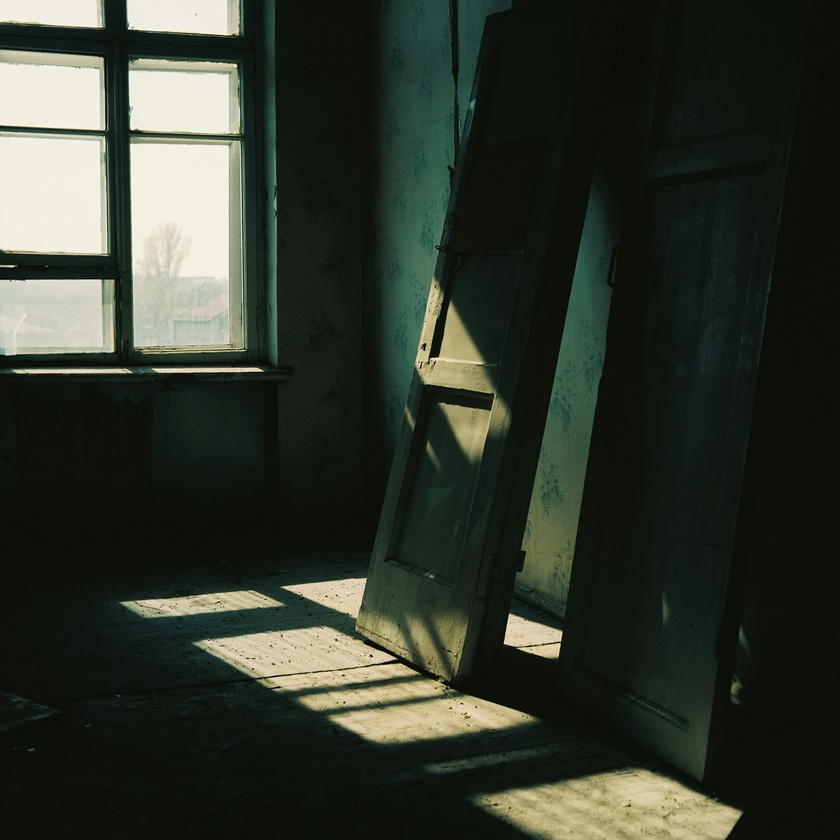
#> input picture images/img7.1.jpg, 840 x 840 px, shrunk from 1920 x 1920 before the run
$ python histogram_grayscale_plt.py
#> lines starting #> are read from the running program, lines starting #| are printed output that depends on the picture
import cv2
import numpy as np
import matplotlib.pyplot as plt


def main():
    img = cv2.imread("../images/img7.1.jpg")
#> img is the input picture: shape (840, 840, 3); mean B, G, R 44.8, 55.6, 49.3

    gray = cv2.cvtColor(img, cv2.COLOR_BGR2GRAY)
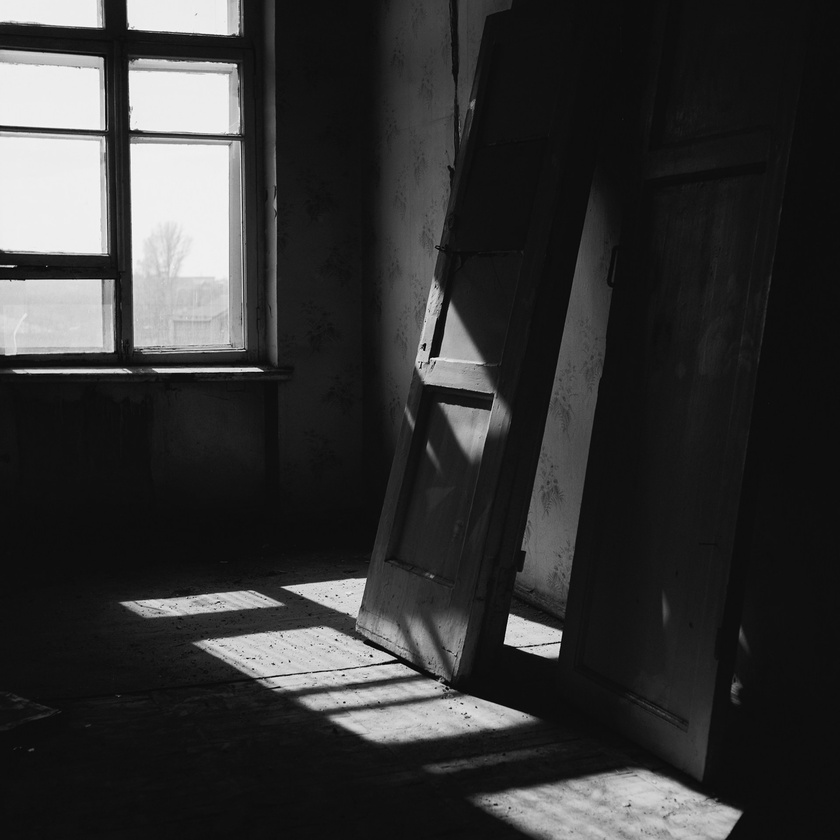
#> gray: shape (840, 840); min 0, max 252, mean 52.5

    # Chạy hàm cân bằng của bạn
    result = equalize_hist(gray)

    # --- Phần 1: Hiển thị Ảnh ---
    plt.figure(figsize=(20, 10))

    plt.subplot(121), plt.imshow(gray, cmap='gray')
    plt.title('Ảnh Gốc (Grayscale)', fontsize=16)
    plt.xticks([]), plt.yticks([])

    plt.subplot(122), plt.imshow(result, cmap='gray')
    plt.title('Ảnh Kết Quả (Sau Cân Bằng)', fontsize=16)
    plt.xticks([]), plt.yticks([])

    # --- Phần 2: Hiển thị Histogram ---
    plt.figure(figsize=(12, 8))  # Tạo một cửa sổ hình vẽ mới

    # Vẽ histogram cho ảnh xám gốc (màu xanh)
    plt.hist(gray.ravel(), bins=256, range=[0, 256], color='blue', alpha=0.6, label='Histogram ảnh đầu vào')

    # Vẽ histogram cho ảnh kết quả (màu đỏ)
    plt.hist(result.ravel(), bins=256, range=[0, 256], color='red', alpha=0.6, label='Histogram ảnh đầu ra')

    plt.title('So sánh histogram trước và sau cân bằng', fontsize=16)
    plt.xlabel('Mức xám', fontsize=12)
    plt.ylabel('Số lượng điểm ảnh', fontsize=12)
    plt.legend()
    plt.xlim([0, 256])
    plt.grid(axis='y', linestyle='--', alpha=0.7)
    plt.savefig("histogram_compare.jpg")
    plt.show()

    psnr = cv2.PSNR(gray, result)

    print(f"Giá trị PSNR giữa ảnh gốc và ảnh kết quả là: {psnr:.2f} dB")


def equalize_hist(img):
    height, width = img.shape
#> height = 840; width = 840
    total_pixels = height * width
#> total_pixels = 705600

    # Tính histogram
    hist = [0] * 256
    for i in range(height):
        for j in range(width):
            value = img[i, j]
            hist[value] += 1
#> after the loop, hist = 256 values, max 90509 at index 14, min 0 at index 253, mean 2756.2

    # Tính PDF và CDF
    pdf = [val / total_pixels for val in hist]
#> pdf = 256 values, max 0.128 at index 14, min 0 at index 253, mean 0.00391
    cdf = [0] * 256
    cdf[0] = pdf[0]
    for i in range(1, 256):
        cdf[i] = cdf[i - 1] + pdf[i]
#> after the loop, cdf = 256 values from 1.42e-06 to 1

    # Tạo bảng tra cứu (Look-Up Table - LUT)
    l = 256
    trans = [0] * l
    for i in range(l):
        trans[i] = int(round((l - 1) * cdf[i]))
#> after the loop, trans = 256 values from 0 to 255

    # Ánh xạ ảnh mới
    equalized_img = np.copy(img)
    for i in range(height):
        for j in range(width):
            equalized_img[i, j] = trans[img[i, j]]
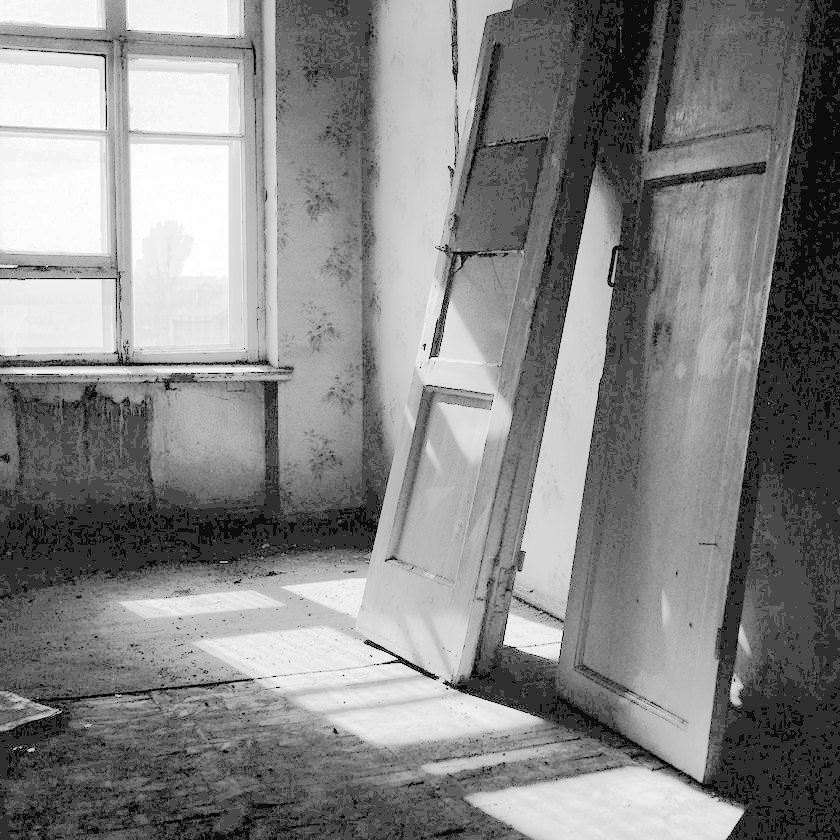
#> equalized_img: shape (840, 840); min 0, max 255, mean 133.8

    return equalized_img


if __name__ == "__main__":
    main()
#> in main, `plt.savefig("histogram_compare.jpg")`:
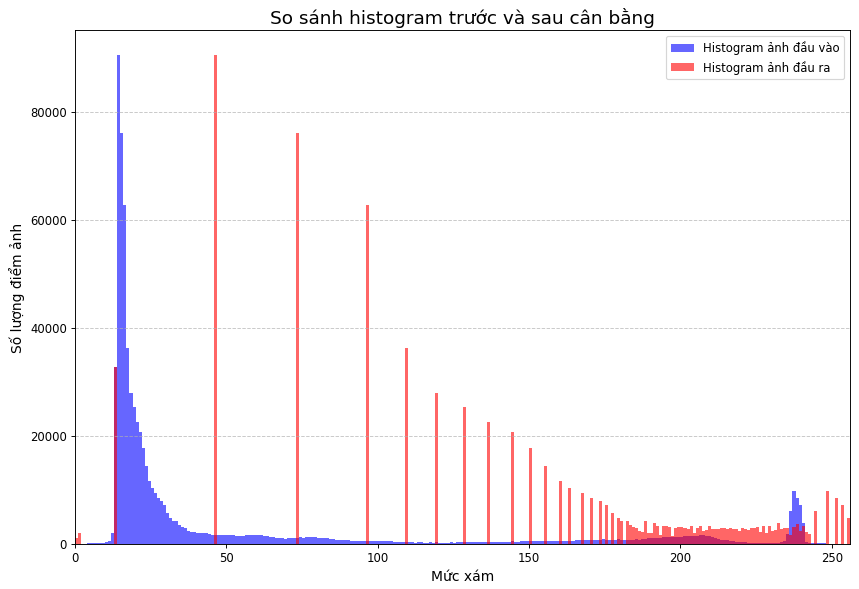
#> figure drawn by matplotlib, 1 panel; tallest bar 90509 high, from x = 14 to 15; tallest bar 90509 high, from x = 46 to 47
#> in main, `plt.show()`:
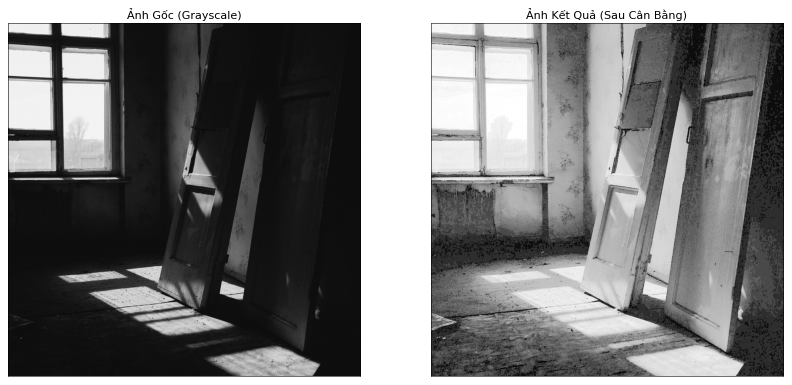
#> figure drawn by matplotlib, 2 panels
#> in main, `psnr = cv2.PSNR(gray, result)`: psnr = 8.67
#| Giá trị PSNR giữa ảnh gốc và ảnh kết quả là: 8.67 dB

$ run again, with images/img4.1.jpg copied over images/img7.1.jpg
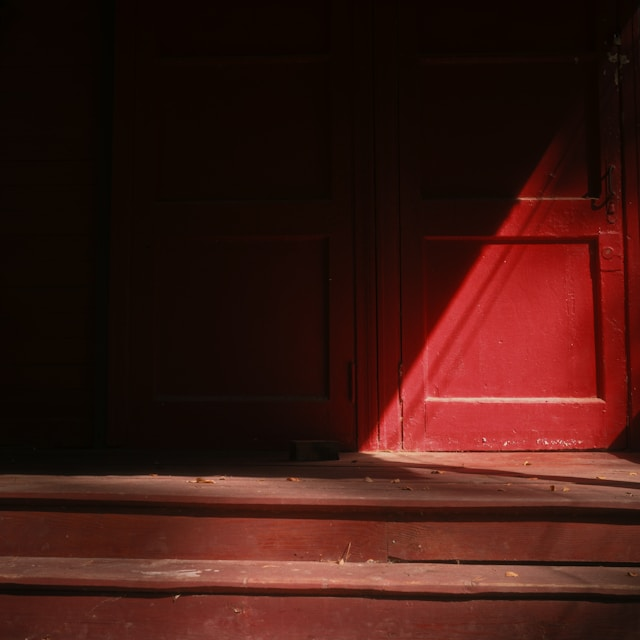
#> input picture images/img4.1.jpg, 640 x 640 px
#> in main, img is the input picture: shape (640, 640, 3); mean B, G, R 17.8, 24, 61.4
#> in main, `gray = cv2.cvtColor(img, cv2.COLOR_BGR2GRAY)`:
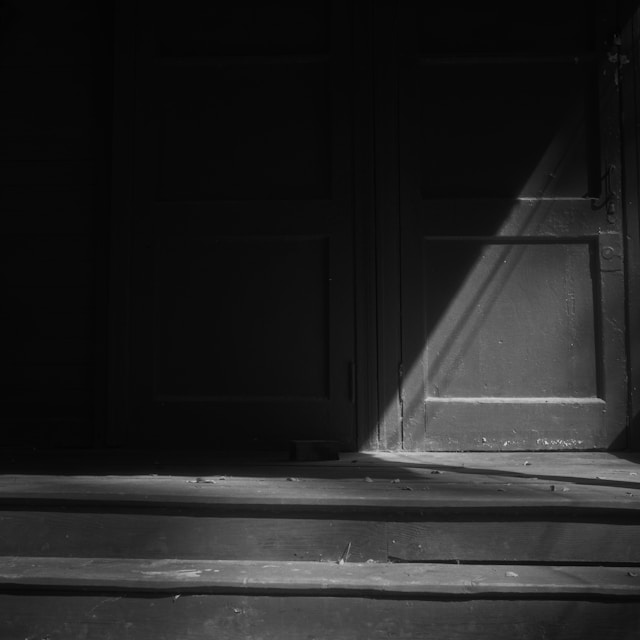
#> gray: shape (640, 640); min 1, max 210, mean 34.4
#> after the loop in equalize_hist, `for i in range(height):`: hist = 256 values, max 43285 at index 8, min 0 at index 0, mean 1600
#> pdf = 256 values, max 0.106 at index 8, min 0 at index 0, mean 0.00391
#> after the loop in equalize_hist, `for i in range(1, 256):`: cdf = 256 values from 0 to 1
#> after the loop in equalize_hist, `for i in range(l):`: trans = 256 values from 0 to 255
#> in main, `plt.show()`:
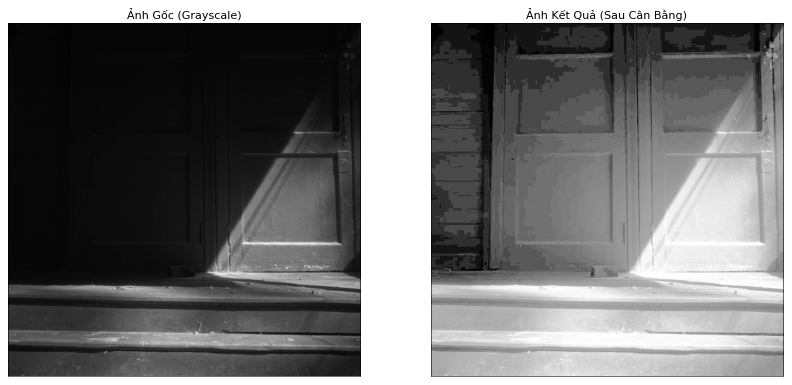
#> figure drawn by matplotlib, 2 panels
#> psnr = 7.6
#| Giá trị PSNR giữa ảnh gốc và ảnh kết quả là: 7.60 dB

$ run again, with images/img4.2.jpg copied over images/img7.1.jpg
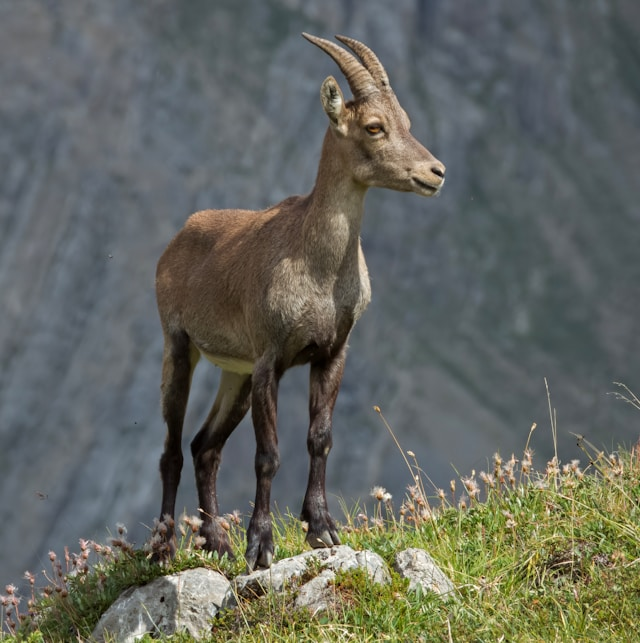
#> input picture images/img4.2.jpg, 640 x 643 px
#> in main, img is the input picture: shape (643, 640, 3); mean B, G, R 95.4, 102.7, 99.8
#> after the loop in equalize_hist, `for i in range(height):`: hist = 256 values, max 9543 at index 107, min 0 at index 0, mean 1607.5
#> pdf = 256 values, max 0.0232 at index 107, min 0 at index 0, mean 0.00391
#> after the loop in equalize_hist, `for i in range(1, 256):`: cdf = 256 values from 0 to 1
#> after the loop in equalize_hist, `for i in range(l):`: trans = 256 values from 0 to 255
#> after the loop in equalize_hist, `for i in range(height):`:
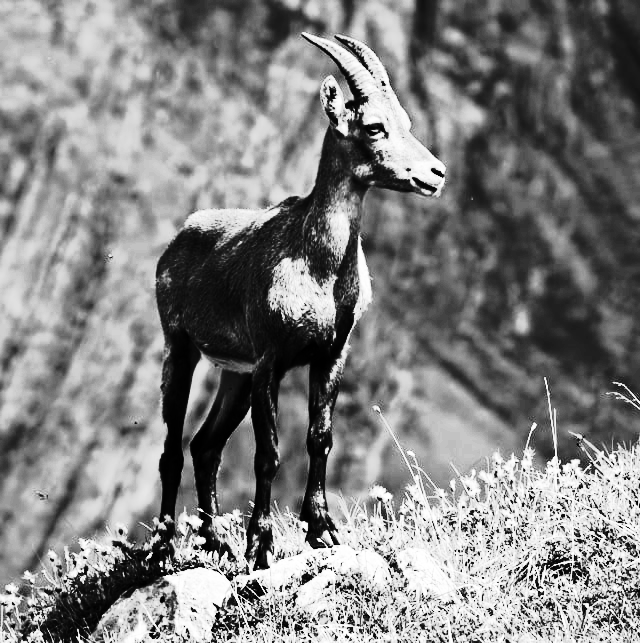
#> equalized_img: shape (643, 640); min 0, max 255, mean 129.4
#> in main, `plt.show()`:
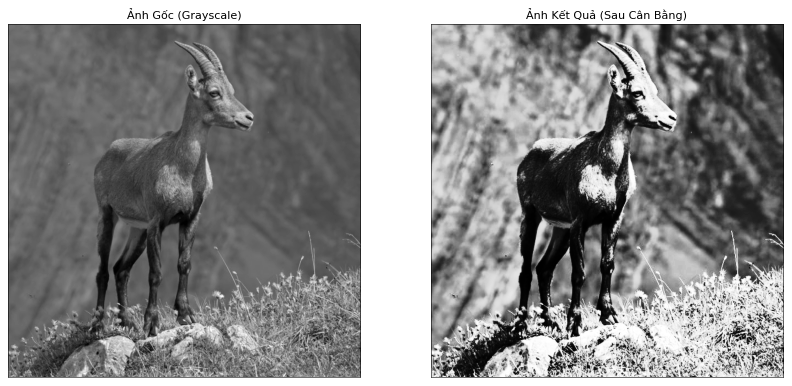
#> figure drawn by matplotlib, 2 panels
#> psnr = 13.08
#| Giá trị PSNR giữa ảnh gốc và ảnh kết quả là: 13.08 dB

$ run again, with images/img5.1.jpg copied over images/img7.1.jpg
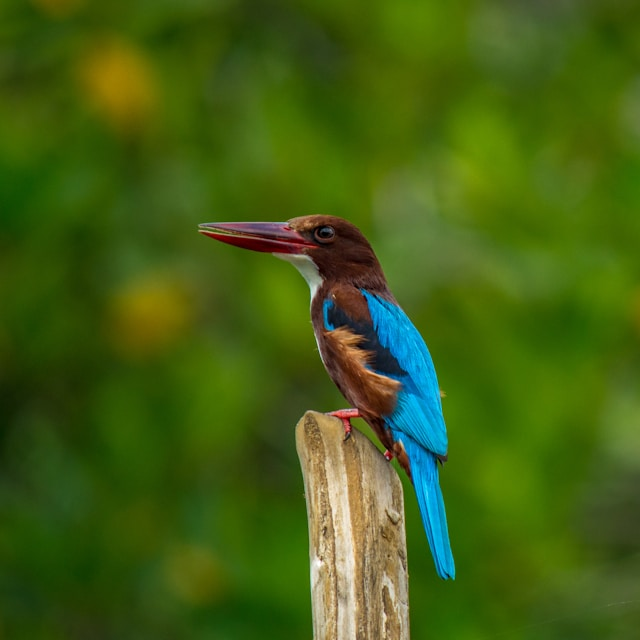
#> input picture images/img5.1.jpg, 640 x 640 px
#> in main, img is the input picture: shape (640, 640, 3); mean B, G, R 20.1, 95, 66.7
#> in main, `gray = cv2.cvtColor(img, cv2.COLOR_BGR2GRAY)`:
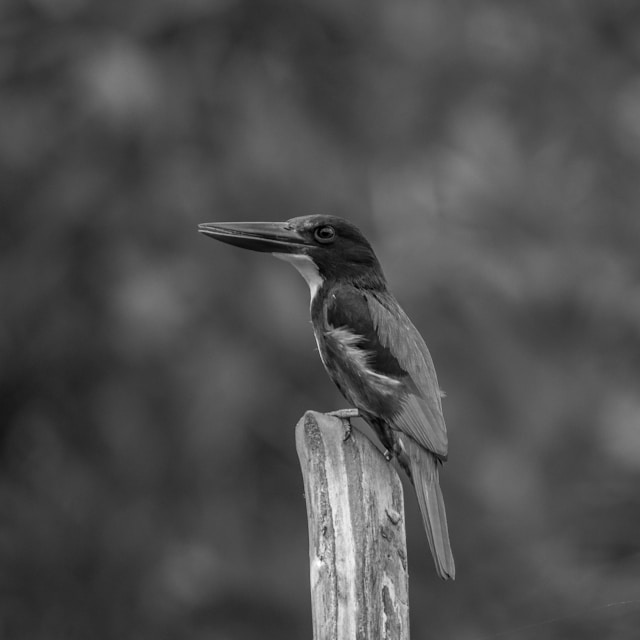
#> gray: shape (640, 640); min 0, max 255, mean 78
#> after the loop in equalize_hist, `for i in range(height):`: hist = 256 values, max 9523 at index 74, min 0 at index 243, mean 1600
#> pdf = 256 values, max 0.0232 at index 74, min 0 at index 243, mean 0.00391
#> after the loop in equalize_hist, `for i in range(1, 256):`: cdf = 256 values from 1.95e-05 to 1
#> after the loop in equalize_hist, `for i in range(l):`: trans = 256 values from 0 to 255
#> in main, `plt.show()`:
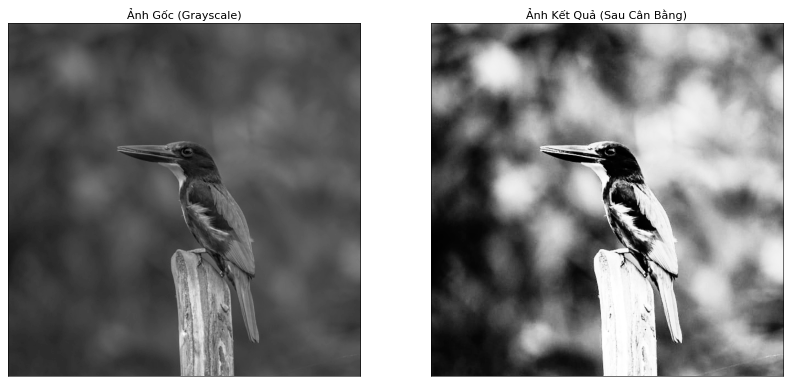
#> figure drawn by matplotlib, 2 panels
#> psnr = 10.88
#| Giá trị PSNR giữa ảnh gốc và ảnh kết quả là: 10.88 dB
